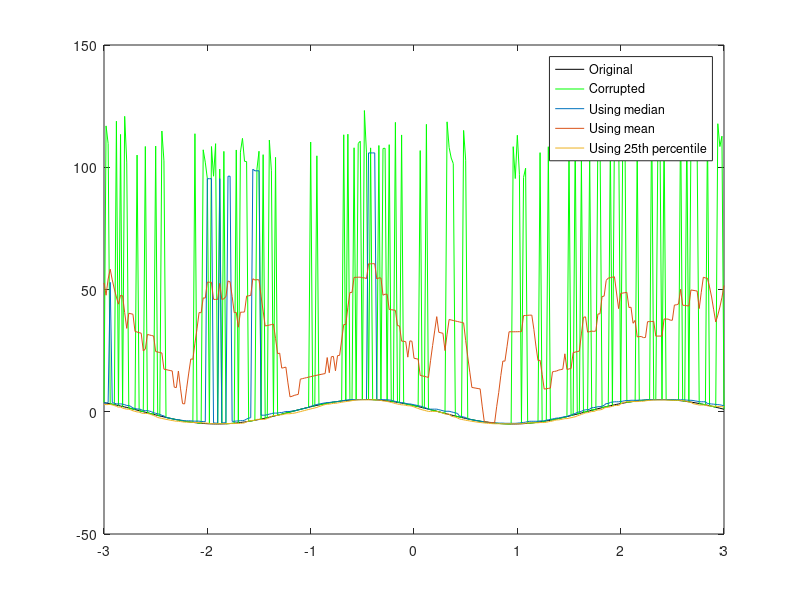
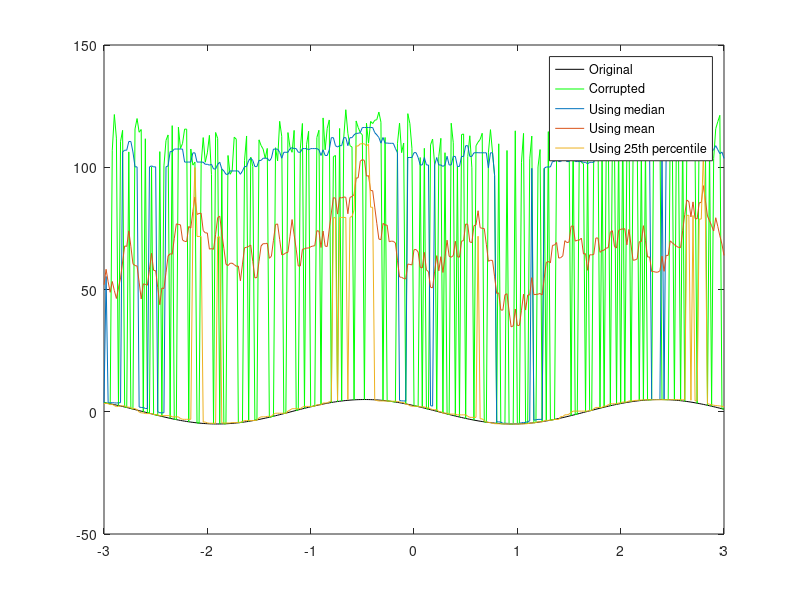

Reproduce these figures in MATLAB, in order.
clear;close all;clc;
x=[-3:0.02:3];
y=5*cos(2.2*x+pi/3);
z=y;
f=0.3;
randindices=randperm(size(z,2),uint16(f*size(z,2)));
z(randindices)=z(randindices)+100+20*rand(size(randindices));
y1=zeros(size(z));
y2=zeros(size(z));
y3=zeros(size(z));
for i=1:size(z,2)
    y1(i)=median(z(max(i-8,1):min(i+8,size(z,2))));
    y2(i)=mean(z(max(i-8,1):min(i+8,size(z,2))));
    y3(i)=prctile(z(max(i-8,1):min(i+8,size(z,2))),25);
end
figure('Name','For f=30%');
plot(x,y,'k');
hold on;
plot(x,z,'g');
plot(x,y1);
plot(x,y2);
plot(x,y3);
legend('Original','Corrupted','Using median','Using mean','Using 25th percentile');
hold off;
err1=((y-y1)*(y-y1)')/(y*y');
err2=((y-y2)*(y-y2)')/(y*y');
err3=((y-y3)*(y-y3)')/(y*y');
fprintf('Relative mean squared error for f=30%%:\n');
fprintf('Moving median filtering:%d\n',err1);
fprintf('Moving average filtering:%d\n',err2);
fprintf('Moving quartile filtering:%d\n',err3);
z=y;
f=0.6;
randindices=randperm(size(z,2),uint16(f*size(z,2)));
z(randindices)=z(randindices)+100+20*rand(size(randindices));
y1=zeros(size(z));
y2=zeros(size(z));
y3=zeros(size(z));
for i=1:size(z,2)
    y1(i)=median(z(max(i-8,1):min(i+8,size(z,2))));
    y2(i)=mean(z(max(i-8,1):min(i+8,size(z,2))));
    y3(i)=prctile(z(max(i-8,1):min(i+8,size(z,2))),25);
end
figure('Name','For f=60%');
plot(x,y,'k');
hold on;
plot(x,z,'g');
plot(x,y1);
plot(x,y2);
plot(x,y3);
legend('Original','Corrupted','Using median','Using mean','Using 25th percentile');
err1=((y-y1)*(y-y1)')/(y*y');
err2=((y-y2)*(y-y2)')/(y*y');
err3=((y-y3)*(y-y3)')/(y*y');
fprintf('\nRelative mean squared error for f=60%%:\n');
fprintf('Moving median filtering:%d\n',err1);
fprintf('Moving average filtering:%d\n',err2);
fprintf('Moving quartile filtering:%d\n',err3);

